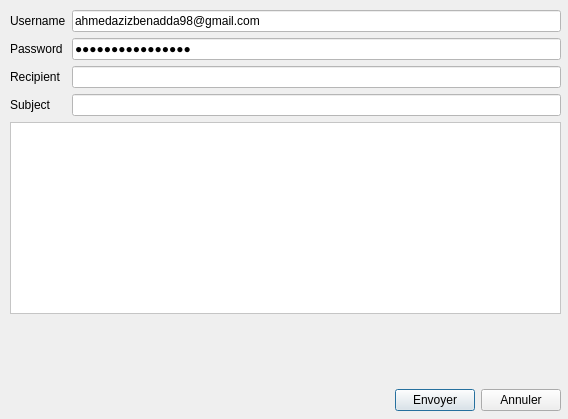
<?xml version="1.0" encoding="UTF-8"?>
<ui version="4.0">
 <class>Dialog_Mailing</class>
 <widget class="QDialog" name="Dialog_Mailing">
  <property name="geometry">
   <rect>
    <x>0</x>
    <y>0</y>
    <width>568</width>
    <height>419</height>
   </rect>
  </property>
  <property name="windowTitle">
   <string>Dialog</string>
  </property>
  <widget class="QWidget" name="layoutWidget">
   <property name="geometry">
    <rect>
     <x>10</x>
     <y>10</y>
     <width>551</width>
     <height>401</height>
    </rect>
   </property>
   <layout class="QVBoxLayout" name="verticalLayout">
    <item>
     <layout class="QFormLayout" name="formLayout">
      <item row="0" column="0">
       <widget class="QLabel" name="nomLabel">
        <property name="text">
         <string>Username</string>
        </property>
       </widget>
      </item>
      <item row="0" column="1">
       <widget class="QLineEdit" name="uname">
        <property name="styleSheet">
         <string notr="true">background-color: rgb(255, 255, 255);</string>
        </property>
        <property name="text">
         <string>ahmedazizbenadda98@gmail.com</string>
        </property>
        <property name="placeholderText">
         <string>votre email adresse</string>
        </property>
       </widget>
      </item>
      <item row="1" column="0">
       <widget class="QLabel" name="prenomLabel">
        <property name="text">
         <string>Password</string>
        </property>
       </widget>
      </item>
      <item row="1" column="1">
       <widget class="QLineEdit" name="passwd_2">
        <property name="styleSheet">
         <string notr="true">background-color: rgb(255, 255, 255);</string>
        </property>
        <property name="inputMask">
         <string/>
        </property>
        <property name="text">
         <string>mwplsllegokvgemm</string>
        </property>
        <property name="echoMode">
         <enum>QLineEdit::PasswordEchoOnEdit</enum>
        </property>
        <property name="placeholderText">
         <string>Password de votre email adresse</string>
        </property>
       </widget>
      </item>
      <item row="2" column="0">
       <widget class="QLabel" name="recipientLabel">
        <property name="text">
         <string>Recipient</string>
        </property>
       </widget>
      </item>
      <item row="2" column="1">
       <widget class="QLineEdit" name="recipient_2">
        <property name="styleSheet">
         <string notr="true">background-color: rgb(255, 255, 255);</string>
        </property>
       </widget>
      </item>
      <item row="3" column="0">
       <widget class="QLabel" name="subjectLabel">
        <property name="text">
         <string>Subject</string>
        </property>
       </widget>
      </item>
      <item row="3" column="1">
       <widget class="QLineEdit" name="subjectLineEdit_2">
        <property name="styleSheet">
         <string notr="true">background-color: rgb(255, 255, 255);</string>
        </property>
       </widget>
      </item>
     </layout>
    </item>
    <item>
     <widget class="QTextEdit" name="message_2">
      <property name="styleSheet">
       <string notr="true">background-color: rgb(255, 255, 255);</string>
      </property>
     </widget>
    </item>
    <item>
     <spacer name="verticalSpacer">
      <property name="orientation">
       <enum>Qt::Vertical</enum>
      </property>
      <property name="sizeHint" stdset="0">
       <size>
        <width>20</width>
        <height>40</height>
       </size>
      </property>
     </spacer>
    </item>
    <item>
     <layout class="QHBoxLayout" name="horizontalLayout">
      <item>
       <spacer name="horizontalSpacer">
        <property name="orientation">
         <enum>Qt::Horizontal</enum>
        </property>
        <property name="sizeHint" stdset="0">
         <size>
          <width>40</width>
          <height>20</height>
         </size>
        </property>
       </spacer>
      </item>
      <item>
       <widget class="QPushButton" name="envoyer_dialog_2">
        <property name="text">
         <string>Envoyer</string>
        </property>
       </widget>
      </item>
      <item>
       <widget class="QPushButton" name="annuler_mail_2">
        <property name="text">
         <string>Annuler</string>
        </property>
       </widget>
      </item>
     </layout>
    </item>
   </layout>
  </widget>
 </widget>
 <resources/>
 <connections/>
</ui>
